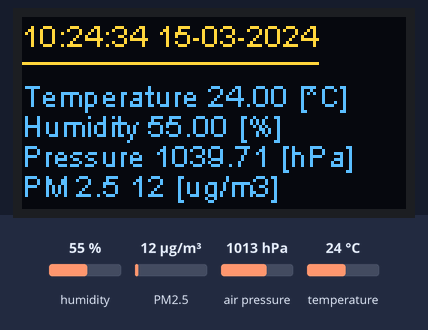
This sketch was run on a simulated ESP32. Shown: 128×64 one-colour display. The test bench sets the inputs (shaded band); at power-on: humidity 55 %, PM2.5 12 µg/m³, air pressure 1013 hPa, temperature 24 °C. The OLED is the two-colour kind (top 16 rows yellow); WiFi joins after 1.5 s; servers stay silent unless stated; the local clock reads 2024-03-15 10:24:30 at power-on unless the sketch sets it.

Above: at 5.7 s.
5.8 s: humidity set to 22 %
At 12.4 s:
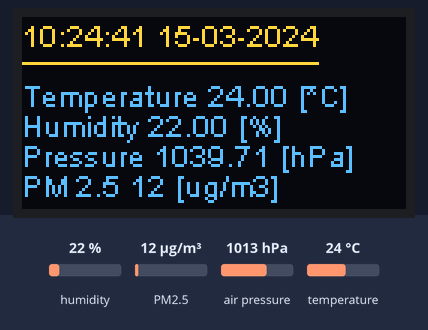
12.7 s: PM2.5 set to 6 µg/m³
At 18.1 s:
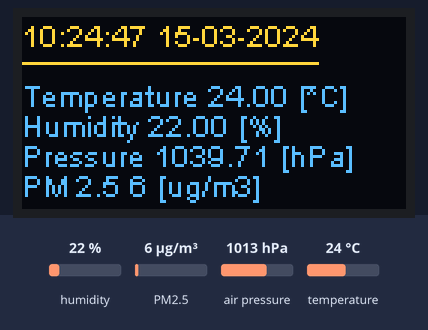
24.2 s: air pressure set to 952 hPa
At 31.4 s:
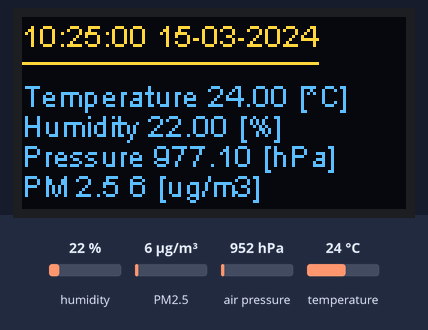
31.7 s: temperature set to 12 °C
At 37.0 s:
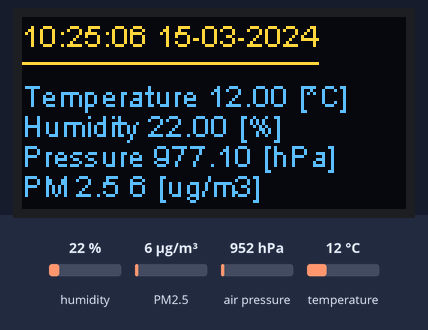
Timing chart, 0 to 38.5 s (numbered marks = the images above; inputs shaded):
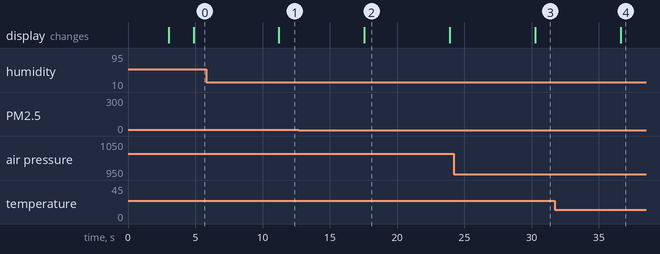

Measured:
- after the input at 5.8 s, the display: changes after 5.4 s (image 1)
- after the input at 24.2 s, the display: changes after 6.1 s (image 3)
- what the display in image 2 shows lasts 6.3 s, from 17.6 s to 23.9 s

The sketch:

Home-Air-Quality-Station-ThingSpeak.ino
```cpp
// (licence header left out)
#include <Wire.h>
#include <SSD1306Wire.h>
#include <RTClib.h>
#include <Adafruit_BME280.h>
#include <PMS.h>
#include <WiFiMulti.h>
#include "wifi_config.h"

HardwareSerial Serial2(2);

#define ALTITUDE 219.0  // altitude in Cracow, Poland
#define I2C_SDA 21
#define I2C_SCL 22
#define BME280_ADDRESS 0x76
/*
If the BME280 sensor does not work, try the 0x77 address as well
or try to scan your connection with i2c scanner
*/

WiFiClient client;

WiFiMulti WiFiMulti;

PMS pms(Serial);  // PMS7003 sensor instance
PMS::DATA data;

Adafruit_BME280 bme(I2C_SDA, I2C_SCL);  // BME280 sensor instance

/*
Initialize the OLED display using Wire library
display(0x3c, SDA, SCL) (optional)
*/
SSD1306Wire display(0x3c, I2C_SDA, I2C_SCL);

RTC_DS3231 rtc;

char rtc_day[20];
char rtc_month[20];
char rtc_year[20];
char rtc_hour[20];
char rtc_minute[20];
char rtc_second[20];
float t;
float h;
float p;
String rtc_string;
String data_to_send;
uint16_t pm1;
uint16_t pm2_5;
uint16_t pm10;

void setup()
{
  delay(3000);  // wait 3 seconds till program begins
  Serial.begin(9600);  // GPIO1, GPIO3 (ESP32 TX/RX pins)
  Serial2.begin(9600);  // GPIO17 (ESP32 TX2 pin)

  WiFi.begin(WIFI_SSID, WIFI_PASSWORD);

  // Initialising the UI will init the display too.
  display.init();
  display.flipScreenVertically();
  display.setFont(ArialMT_Plain_10);

  if (!rtc.begin())
  {
    Serial2.println("Couldn't find RTC");
    while (1);
  }

  if (rtc.lostPower())
  {
    Serial2.println("Time setting!");
    // following line sets the RTC to the date & time this sketch was compiled
    rtc.adjust(DateTime(F(__DATE__), F(__TIME__)));
    // manual time adjust
    // rtc.adjust(DateTime(2014, 1, 21, 3, 0, 0));
  }

  initBME280();  // BME280 sensor initialization

  connectWifi();
}

void loop()
{
  if (!client.connect(THINGSPEAK_HOST, HTTP_PORT))
  {
    Serial2.println("Connection failed!");
    return;
  }
  else
  {
    data_to_send = THINGSPEAK_API_KEY;

    rtc_string = returnDatetime();
    Serial2.println(rtc_string);  // print date & time using serial monitor

    display.clear();  // clear the display

    // write date & time to oled display
    display.setTextAlignment(TEXT_ALIGN_LEFT);
    display.drawString(0, 0, rtc_string);
    display.drawHorizontalLine(0, 15, display.getStringWidth(rtc_string));

    Serial2.println("Data:");

    // read from BME280
    t = bme.readTemperature();
    h = bme.readHumidity();
    p = bme.readPressure();
    p = bme.seaLevelForAltitude(ALTITUDE,p);
    p = p/100.0F;

    if (!isnan(t))
    {
      Serial2.print("Temperature (*C): ");
      Serial2.println(t);
      display.drawString(0, 20, "Temperature " + String(t) + " [*C]");
      data_to_send += "&field1=";
      data_to_send += String(t);
    }

    if (!isnan(h))
    {
      Serial2.print("Humidity (%): ");
      Serial2.println(h);
      display.drawString(0, 30, "Humidity " + String(h) + " [%]");
      data_to_send += "&field2=";
      data_to_send += String(h);
    }

    if (!isnan(p))
    {
      Serial2.print("Pressure (hPa): ");
      Serial2.println(p);
      display.drawString(0, 40, "Pressure " + String(p) + " [hPa]");
      data_to_send += "&field3=";
      data_to_send += String(p);
    }

    // read from PMS7003
    if (pms.readUntil(data, 5000))
    {
      pm1 = data.PM_AE_UG_1_0;
      pm2_5 = data.PM_AE_UG_2_5;
      pm10 = data.PM_AE_UG_10_0;

      if (!isnan(pm1))
      {
        Serial2.print("PM 1.0 (ug/m3): ");
        Serial2.println(data.PM_AE_UG_1_0);
        //display.drawString(0, 50, "PM 1.0 " + String(data.PM_AE_UG_1_0) + " [ug/m3]");
        data_to_send += "&field4=";
        data_to_send += String(pm1);
      }

      if (!isnan(pm2_5))
      {
        Serial2.print("PM 2.5 (ug/m3): ");
        Serial2.println(data.PM_AE_UG_2_5);
        display.drawString(0, 50, "PM 2.5 " + String(data.PM_AE_UG_2_5) + " [ug/m3]");
        data_to_send += "&field5=";
        data_to_send += String(pm2_5);
      }

      if (!isnan(pm1))
      {
        Serial2.print("PM 10.0 (ug/m3): ");
        Serial2.println(data.PM_AE_UG_10_0);
        //display.drawString(0, 50, "PM 10.0 " + String(data.PM_AE_UG_10_0) + " [ug/m3]");
        data_to_send += "&field6=";
        data_to_send += String(pm10);
      }
    }

    client.print("POST /update HTTP/1.1\n");
    client.print("Host: api.thingspeak.com\n");
    client.print("Connection: close\n");
    client.print("X-THINGSPEAKAPIKEY: " + String(THINGSPEAK_API_KEY) + "\n");
    client.print("Content-Type: application/x-www-form-urlencoded\n");
    client.print("Content-Length: ");
    client.print(data_to_send.length());
    client.print("\n\n");
    client.print(data_to_send);

    display.drawString(0, 80, "Home Air Monitoring Station");

    Serial2.println();
    display.display();

    delay(1000);
  }

  client.stop();
  delay(5000);

}


void initBME280()
{
  bool status = bme.begin(BME280_ADDRESS);
  if (!status)
  {
    Serial2.println("Could not find a valid BME280 sensor, check wiring!");
    while (1);
  }
}


String returnDatetime()
{
  DateTime now = rtc.now();

  // TIME
  uint8_t int_hour = now.hour();
  uint8_t int_minute = now.minute();
  uint8_t int_second = now.second();
  snprintf (rtc_hour, 20, "%.2i", int_hour);
  snprintf (rtc_minute, 20, "%.2i", int_minute);
  snprintf (rtc_second, 20, "%.2i", int_second);

  //DATE
  uint8_t int_day = now.day();
  uint8_t int_month = now.month();
  uint16_t int_year = now.year();
  snprintf (rtc_day, 20, "%.2i", int_day);
  snprintf (rtc_month, 20, "%.2i", int_month);
  snprintf (rtc_year, 20, "%.4i", int_year);

  String time_string = String(rtc_hour) + ":" + String(rtc_minute) + ":" + String(rtc_second);
  String date_string = String(rtc_day) + "-" + String(rtc_month) + "-" + String(rtc_year);
  String rtc_string = time_string + " " + date_string;

  return rtc_string;
}


void connectWifi()
{
  WiFiMulti.addAP(WIFI_SSID, WIFI_PASSWORD);  // We start by connecting to a WiFi network

  Serial2.println("Wait for WiFi... ");
  while (WiFiMulti.run() != WL_CONNECTED)
  {
    Serial2.print(".");
    delay(500);
  }
  Serial2.println("WiFi connected");
  Serial2.print("IP address: ");
  Serial2.println(WiFi.localIP());
}
```

wifi_config_example.h
```cpp
#define WIFI_SSID "wifi_name"
#define WIFI_PASSWORD "wifi_password"
#define HTTP_PORT 80  // do not change
#define THINGSPEAK_HOST "api.thingspeak.com"  // do not change
#define THINGSPEAK_API_KEY "XXXXXXXXXXXXXXXX"
```
